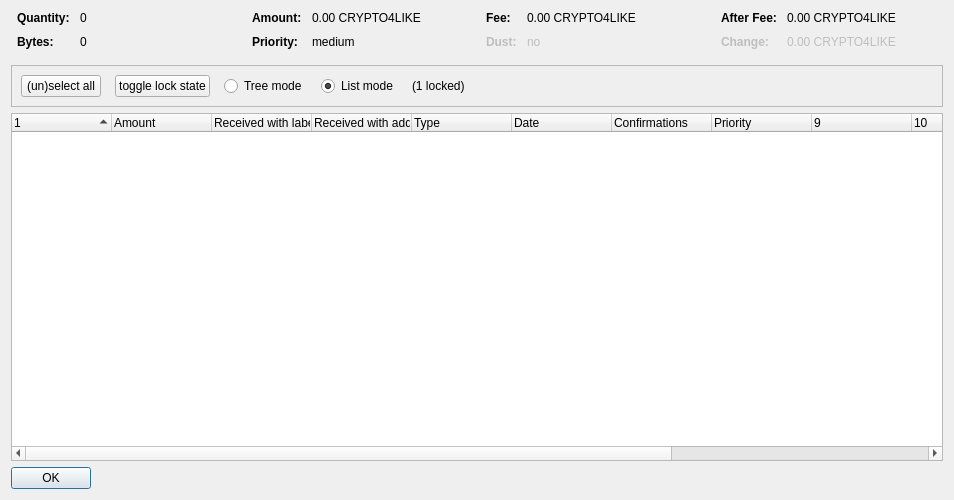
<?xml version="1.0" encoding="UTF-8"?>
<ui version="4.0">
 <class>CoinControlDialog</class>
 <widget class="QDialog" name="CoinControlDialog">
  <property name="geometry">
   <rect>
    <x>0</x>
    <y>0</y>
    <width>954</width>
    <height>500</height>
   </rect>
  </property>
  <property name="windowTitle">
   <string>Coin Selection</string>
  </property>
  <layout class="QVBoxLayout" name="verticalLayout">
   <item>
    <layout class="QHBoxLayout" name="horizontalLayoutTop" stretch="0,0,0,0">
     <property name="topMargin">
      <number>0</number>
     </property>
     <property name="bottomMargin">
      <number>10</number>
     </property>
     <item>
      <layout class="QFormLayout" name="formLayoutCoinControl1">
       <property name="horizontalSpacing">
        <number>10</number>
       </property>
       <property name="verticalSpacing">
        <number>10</number>
       </property>
       <property name="leftMargin">
        <number>6</number>
       </property>
       <property name="rightMargin">
        <number>6</number>
       </property>
       <item row="0" column="0">
        <widget class="QLabel" name="labelCoinControlQuantityText">
         <property name="font">
          <font>
           <weight>75</weight>
           <bold>true</bold>
          </font>
         </property>
         <property name="text">
          <string>Quantity:</string>
         </property>
        </widget>
       </item>
       <item row="0" column="1">
        <widget class="QLabel" name="labelCoinControlQuantity">
         <property name="cursor">
          <cursorShape>IBeamCursor</cursorShape>
         </property>
         <property name="contextMenuPolicy">
          <enum>Qt::ActionsContextMenu</enum>
         </property>
         <property name="text">
          <string notr="true">0</string>
         </property>
         <property name="textInteractionFlags">
          <set>Qt::LinksAccessibleByMouse|Qt::TextSelectableByKeyboard|Qt::TextSelectableByMouse</set>
         </property>
        </widget>
       </item>
       <item row="1" column="0">
        <widget class="QLabel" name="labelCoinControlBytesText">
         <property name="font">
          <font>
           <weight>75</weight>
           <bold>true</bold>
          </font>
         </property>
         <property name="text">
          <string>Bytes:</string>
         </property>
        </widget>
       </item>
       <item row="1" column="1">
        <widget class="QLabel" name="labelCoinControlBytes">
         <property name="cursor">
          <cursorShape>IBeamCursor</cursorShape>
         </property>
         <property name="contextMenuPolicy">
          <enum>Qt::ActionsContextMenu</enum>
         </property>
         <property name="text">
          <string notr="true">0</string>
         </property>
         <property name="textInteractionFlags">
          <set>Qt::LinksAccessibleByMouse|Qt::TextSelectableByKeyboard|Qt::TextSelectableByMouse</set>
         </property>
        </widget>
       </item>
      </layout>
     </item>
     <item>
      <layout class="QFormLayout" name="formLayoutCoinControl2">
       <property name="horizontalSpacing">
        <number>10</number>
       </property>
       <property name="verticalSpacing">
        <number>10</number>
       </property>
       <property name="leftMargin">
        <number>6</number>
       </property>
       <property name="rightMargin">
        <number>6</number>
       </property>
       <item row="0" column="0">
        <widget class="QLabel" name="labelCoinControlAmountText">
         <property name="font">
          <font>
           <weight>75</weight>
           <bold>true</bold>
          </font>
         </property>
         <property name="text">
          <string>Amount:</string>
         </property>
        </widget>
       </item>
       <item row="0" column="1">
        <widget class="QLabel" name="labelCoinControlAmount">
         <property name="cursor">
          <cursorShape>IBeamCursor</cursorShape>
         </property>
         <property name="contextMenuPolicy">
          <enum>Qt::ActionsContextMenu</enum>
         </property>
         <property name="text">
          <string notr="true">0.00 CRYPTO4LIKE</string>
         </property>
         <property name="textInteractionFlags">
          <set>Qt::LinksAccessibleByMouse|Qt::TextSelectableByKeyboard|Qt::TextSelectableByMouse</set>
         </property>
        </widget>
       </item>
       <item row="1" column="0">
        <widget class="QLabel" name="labelCoinControlPriorityText">
         <property name="font">
          <font>
           <weight>75</weight>
           <bold>true</bold>
          </font>
         </property>
         <property name="text">
          <string>Priority:</string>
         </property>
        </widget>
       </item>
       <item row="1" column="1">
        <widget class="QLabel" name="labelCoinControlPriority">
         <property name="cursor">
          <cursorShape>IBeamCursor</cursorShape>
         </property>
         <property name="contextMenuPolicy">
          <enum>Qt::ActionsContextMenu</enum>
         </property>
         <property name="text">
          <string>medium</string>
         </property>
         <property name="textInteractionFlags">
          <set>Qt::LinksAccessibleByMouse|Qt::TextSelectableByKeyboard|Qt::TextSelectableByMouse</set>
         </property>
        </widget>
       </item>
      </layout>
     </item>
     <item>
      <layout class="QFormLayout" name="formLayoutCoinControl3">
       <property name="horizontalSpacing">
        <number>10</number>
       </property>
       <property name="verticalSpacing">
        <number>10</number>
       </property>
       <property name="leftMargin">
        <number>6</number>
       </property>
       <property name="rightMargin">
        <number>6</number>
       </property>
       <item row="0" column="0">
        <widget class="QLabel" name="labelCoinControlFeeText">
         <property name="font">
          <font>
           <weight>75</weight>
           <bold>true</bold>
          </font>
         </property>
         <property name="text">
          <string>Fee:</string>
         </property>
        </widget>
       </item>
       <item row="0" column="1">
        <widget class="QLabel" name="labelCoinControlFee">
         <property name="cursor">
          <cursorShape>IBeamCursor</cursorShape>
         </property>
         <property name="contextMenuPolicy">
          <enum>Qt::ActionsContextMenu</enum>
         </property>
         <property name="text">
          <string notr="true">0.00 CRYPTO4LIKE</string>
         </property>
         <property name="textInteractionFlags">
          <set>Qt::LinksAccessibleByMouse|Qt::TextSelectableByKeyboard|Qt::TextSelectableByMouse</set>
         </property>
        </widget>
       </item>
       <item row="1" column="0">
        <widget class="QLabel" name="labelCoinControlLowOutputText">
         <property name="enabled">
          <bool>false</bool>
         </property>
         <property name="font">
          <font>
           <weight>75</weight>
           <bold>true</bold>
          </font>
         </property>
         <property name="text">
          <string>Dust:</string>
         </property>
        </widget>
       </item>
       <item row="1" column="1">
        <widget class="QLabel" name="labelCoinControlLowOutput">
         <property name="enabled">
          <bool>false</bool>
         </property>
         <property name="cursor">
          <cursorShape>IBeamCursor</cursorShape>
         </property>
         <property name="contextMenuPolicy">
          <enum>Qt::ActionsContextMenu</enum>
         </property>
         <property name="text">
          <string>no</string>
         </property>
         <property name="textInteractionFlags">
          <set>Qt::LinksAccessibleByMouse|Qt::TextSelectableByKeyboard|Qt::TextSelectableByMouse</set>
         </property>
        </widget>
       </item>
      </layout>
     </item>
     <item>
      <layout class="QFormLayout" name="formLayoutCoinControl4">
       <property name="horizontalSpacing">
        <number>10</number>
       </property>
       <property name="verticalSpacing">
        <number>10</number>
       </property>
       <property name="leftMargin">
        <number>6</number>
       </property>
       <property name="rightMargin">
        <number>6</number>
       </property>
       <item row="0" column="0">
        <widget class="QLabel" name="labelCoinControlAfterFeeText">
         <property name="font">
          <font>
           <weight>75</weight>
           <bold>true</bold>
          </font>
         </property>
         <property name="text">
          <string>After Fee:</string>
         </property>
        </widget>
       </item>
       <item row="0" column="1">
        <widget class="QLabel" name="labelCoinControlAfterFee">
         <property name="cursor">
          <cursorShape>IBeamCursor</cursorShape>
         </property>
         <property name="contextMenuPolicy">
          <enum>Qt::ActionsContextMenu</enum>
         </property>
         <property name="text">
          <string notr="true">0.00 CRYPTO4LIKE</string>
         </property>
         <property name="textInteractionFlags">
          <set>Qt::LinksAccessibleByMouse|Qt::TextSelectableByKeyboard|Qt::TextSelectableByMouse</set>
         </property>
        </widget>
       </item>
       <item row="1" column="0">
        <widget class="QLabel" name="labelCoinControlChangeText">
         <property name="enabled">
          <bool>false</bool>
         </property>
         <property name="font">
          <font>
           <weight>75</weight>
           <bold>true</bold>
          </font>
         </property>
         <property name="text">
          <string>Change:</string>
         </property>
        </widget>
       </item>
       <item row="1" column="1">
        <widget class="QLabel" name="labelCoinControlChange">
         <property name="enabled">
          <bool>false</bool>
         </property>
         <property name="cursor">
          <cursorShape>IBeamCursor</cursorShape>
         </property>
         <property name="contextMenuPolicy">
          <enum>Qt::ActionsContextMenu</enum>
         </property>
         <property name="text">
          <string notr="true">0.00 CRYPTO4LIKE</string>
         </property>
         <property name="textInteractionFlags">
          <set>Qt::LinksAccessibleByMouse|Qt::TextSelectableByKeyboard|Qt::TextSelectableByMouse</set>
         </property>
        </widget>
       </item>
      </layout>
     </item>
    </layout>
   </item>
   <item>
    <widget class="QFrame" name="frame">
     <property name="minimumSize">
      <size>
       <width>0</width>
       <height>40</height>
      </size>
     </property>
     <property name="frameShape">
      <enum>QFrame::StyledPanel</enum>
     </property>
     <property name="frameShadow">
      <enum>QFrame::Sunken</enum>
     </property>
     <layout class="QHBoxLayout" name="horizontalLayout">
      <item>
       <layout class="QHBoxLayout" name="horizontalLayoutPanel" stretch="0,0,0,0,0,0">
        <property name="spacing">
         <number>14</number>
        </property>
        <item>
         <widget class="QPushButton" name="pushButtonSelectAll">
          <property name="sizePolicy">
           <sizepolicy hsizetype="Maximum" vsizetype="Fixed">
            <horstretch>0</horstretch>
            <verstretch>0</verstretch>
           </sizepolicy>
          </property>
          <property name="text">
           <string>(un)select all</string>
          </property>
          <property name="autoDefault">
           <bool>false</bool>
          </property>
         </widget>
        </item>
        <item>
         <widget class="QPushButton" name="pushButtonToggleLock">
          <property name="sizePolicy">
           <sizepolicy hsizetype="Maximum" vsizetype="Fixed">
            <horstretch>0</horstretch>
            <verstretch>0</verstretch>
           </sizepolicy>
          </property>
          <property name="text">
           <string>toggle lock state</string>
          </property>
          <property name="autoDefault">
           <bool>false</bool>
          </property>
         </widget>
        </item>
        <item>
         <widget class="QRadioButton" name="radioTreeMode">
          <property name="sizePolicy">
           <sizepolicy hsizetype="Maximum" vsizetype="Fixed">
            <horstretch>0</horstretch>
            <verstretch>0</verstretch>
           </sizepolicy>
          </property>
          <property name="text">
           <string>Tree mode</string>
          </property>
         </widget>
        </item>
        <item>
         <widget class="QRadioButton" name="radioListMode">
          <property name="sizePolicy">
           <sizepolicy hsizetype="Maximum" vsizetype="Fixed">
            <horstretch>0</horstretch>
            <verstretch>0</verstretch>
           </sizepolicy>
          </property>
          <property name="text">
           <string>List mode</string>
          </property>
          <property name="checked">
           <bool>true</bool>
          </property>
         </widget>
        </item>
        <item>
         <widget class="QLabel" name="labelLocked">
          <property name="text">
           <string>(1 locked)</string>
          </property>
         </widget>
        </item>
        <item>
         <spacer name="horizontalSpacer">
          <property name="orientation">
           <enum>Qt::Horizontal</enum>
          </property>
          <property name="sizeHint" stdset="0">
           <size>
            <width>40</width>
            <height>20</height>
           </size>
          </property>
         </spacer>
        </item>
       </layout>
      </item>
     </layout>
    </widget>
   </item>
   <item>
    <widget class="CoinControlTreeWidget" name="treeWidget">
     <property name="contextMenuPolicy">
      <enum>Qt::CustomContextMenu</enum>
     </property>
     <property name="sortingEnabled">
      <bool>false</bool>
     </property>
     <property name="columnCount">
      <number>13</number>
     </property>
     <attribute name="headerShowSortIndicator" stdset="0">
      <bool>true</bool>
     </attribute>
     <attribute name="headerStretchLastSection">
      <bool>false</bool>
     </attribute>
     <column>
      <property name="text">
       <string/>
      </property>
     </column>
     <column>
      <property name="text">
       <string>Amount</string>
      </property>
     </column>
     <column>
      <property name="text">
       <string>Received with label</string>
      </property>
     </column>
     <column>
      <property name="text">
       <string>Received with address</string>
      </property>
     </column>
     <column>
      <property name="text">
	<string>Type</string>
      </property>
     </column>
     <column>
      <property name="text">	 
       <string>Date</string>
      </property>
     </column>
     <column>
      <property name="text">
       <string>Confirmations</string>
      </property>
      <property name="toolTip">
       <string>Confirmed</string>
      </property>
     </column>
     <column>
      <property name="text">
       <string>Priority</string>
      </property>
     </column>
     <column>
      <property name="text">
       <string/>
      </property>
     </column>
     <column>
      <property name="text">
       <string/>
      </property>
     </column>
     <column>
      <property name="text">
       <string/>
      </property>
     </column>
     <column>
      <property name="text">
       <string/>
      </property>
     </column>
     <column>
      <property name="text">
       <string/>
      </property>
     </column>
    </widget>
   </item>
   <item>
    <widget class="QDialogButtonBox" name="buttonBox">
     <property name="sizePolicy">
      <sizepolicy hsizetype="Maximum" vsizetype="Fixed">
       <horstretch>0</horstretch>
       <verstretch>0</verstretch>
      </sizepolicy>
     </property>
     <property name="orientation">
      <enum>Qt::Horizontal</enum>
     </property>
     <property name="standardButtons">
      <set>QDialogButtonBox::Ok</set>
     </property>
    </widget>
   </item>
  </layout>
 </widget>
 <customwidgets>
  <customwidget>
   <class>CoinControlTreeWidget</class>
   <extends>QTreeWidget</extends>
   <header>coincontroltreewidget.h</header>
  </customwidget>
 </customwidgets>
 <resources/>
 <connections/>
</ui>
